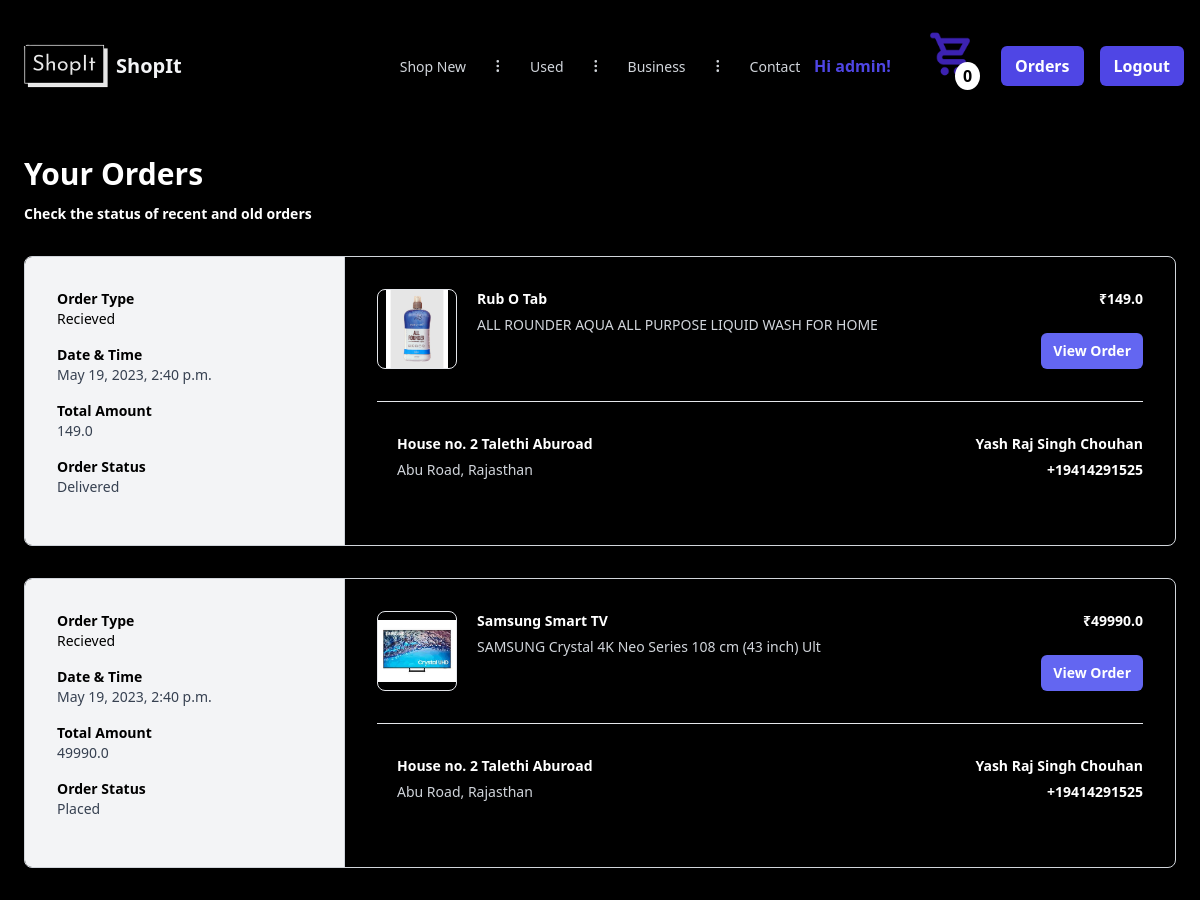
The page /orders/ (signed in, upper part) on the database as committed earlier.
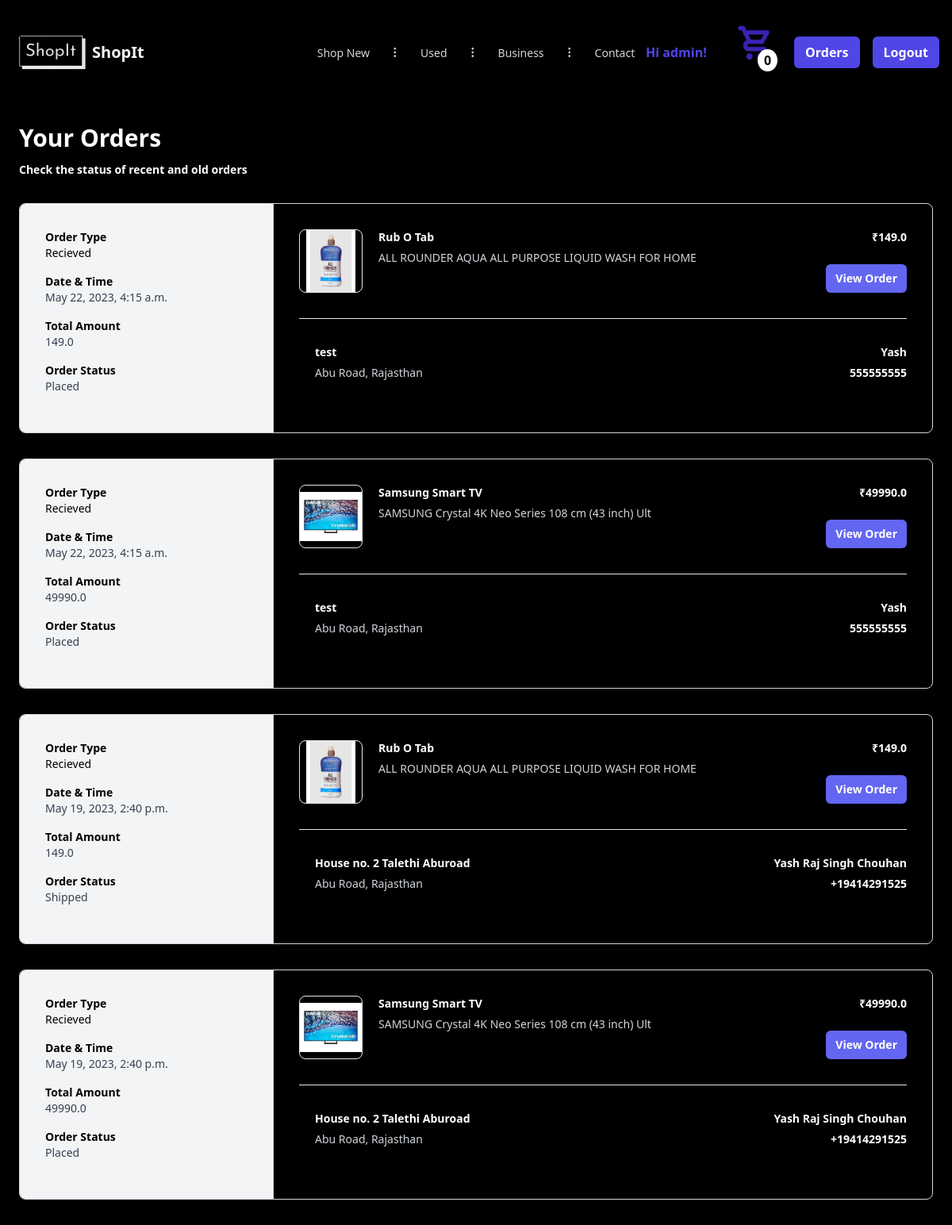
The same page on the database as committed later.
### ecom/models.py (models this page shows, shortened)
class Orders(models.Model):
    title = models.CharField(max_length=100)
    price = models.FloatField()
    dprice = models.FloatField(null=True,blank=True)
    description_short = models.CharField(max_length=50)
    image = models.ImageField(upload_to='media/Orders/', null=True, blank=True)
    state=models.CharField(max_length=20,default="")
    city=models.CharField(max_length=20,default="")
    user=models.ForeignKey( User ,on_delete=models.CASCADE)
    name=models.CharField(max_length=30,default="")
    phone=PhoneField(default=0)
    address=models.CharField(max_length=100,default="")
    pincode=models.IntegerField()
    timeplaced=models.DateTimeField(default=timezone.now())
    status=models.CharField(max_length=20, default=" ")

### ecom/views.py (the view)
# urls.py: path('orders/',views.orders,name='orders'),
@login_required
def orders(request):
    if request.user.username=="admin":
        admin=True
        orders=Orders.objects.order_by('-timeplaced')
    else:
        admin=False
        user=request.user
        orders=Orders.get_by_user(user).order_by('-timeplaced')
    return render(request,'ecom/orders.html',{'orders':orders,'admin':admin})

### ecom/context_processors.py (called while the page is built)
def cart_count(request):
    accountuser = request.user
    products = Cart.get_all_by_user(accountuser)
    count = products.count()
    return {'cart_count': count}

### ecom/models.py (called while the page is built)
    @staticmethod
    def get_all_by_user(accountuser):
        if accountuser:
            return Cart.objects.filter(user=accountuser)

### ecom/templates/ecom/orders.html (shortened to what the changed rows need)
<!DOCTYPE html>
<html lang="en">
<head>
</head>
{% extends 'ecom/base.html' %}
{% load static %}
{% block content %}
<body style="background-color: rgb(0, 0, 0);">
    <div class="mx-auto my-4 max-w-6xl px-2 md:my-6 md:px-0">
        <h2 class="text-3xl font-bold text-white">Your Orders</h2>
        {% for order in orders%}
        <div class="mt-8 flex flex-col overflow-hidden rounded-lg border border-gray-300 md:flex-row">
          <div class="w-full border-r border-gray-300 bg-gray-100 md:max-w-xs">
            <div class="p-8">
              <div class="grid grid-cols-2 sm:grid-cols-4 md:grid-cols-1">
                <div class="mb-4">
                  <div class="text-sm font-semibold">Order Type</div>
                  {% if admin %}
                  <div class="text-sm font-medium text-gray-350">Recieved</div>
                  {% else %}
                  <div class="text-sm font-medium text-gray-350">Placed</div>
                  {%endif%}
                </div>
                <div class="mb-4">
                  <div class="text-sm font-semibold">Date & Time</div>
                  <div class="text-sm font-medium text-gray-700">{{order.timeplaced}}</div>
                </div>
                <div class="mb-4">
                  <div class="text-sm font-semibold">Total Amount</div>
                  <div class="text-sm font-medium text-gray-700">{{ order.dprice }}</div>
                </div>
                <div class="mb-4">
                  <div class="text-sm font-semibold">Order Status</div>
                  <div class="text-sm font-medium text-gray-700">{{ order.status }}</div>
                </div>
              </div>
            </div>
          </div>
          <div class="flex-1">
            <div class="p-8">
              <ul class="-my-7 divide-y divide-gray-200">
                <li class="flex flex-col justify-between space-x-5 py-7 md:flex-row">
                  <div class="flex flex-1 items-stretch">
                    <div class="flex-shrink-0">
                      <img
                        class="h-20 w-20 rounded-lg border border-gray-200 object-contain"
                        src="{{order.image.url}}"
                      />
                    </div>
                    <div class="ml-5 flex flex-col justify-between">
                      <div class="flex-1">
                        <p class="text-sm font-bold text-white">
                          {{order.title}}
                        </p>
                        <p class="mt-1.5 text-sm font-medium text-gray-300">{{ order.description_short }}</p>
                      </div>
                    </div>
                  </div>
                  <div class="ml-auto flex flex-col items-end justify-between">
                    <p class="text-right text-sm font-bold text-white">₹{{order.dprice}}</p>
                    <a href="{% url 'orderdetail' order.id %}"><button
                  type="button"
                  class="rounded-md bg-indigo-500 px-3 py-2 text-sm font-semibold text-white shadow-sm hover:bg-black/80 focus-visible:outline focus-visible:outline-2 focus-visible:outline-offset-2 focus-visible:outline-white"
                >
                  View Order
                </button></a>
                  </div>
                </li>
              </ul>
              <hr class="my-8 border-t border-t-gray-200" />
              <ul class="-my-7 divide-y divide-gray-200">
                <li class="flex flex-col justify-between space-x-5 py-7 md:flex-row">
              <div class="flex flex-1 items-stretch">
                <div class="ml-5 flex flex-col justify-between">
                  <div class="flex-1">
                    <p class="text-sm font-bold text-white">
                      {{order.address| truncatechars:40}}
                    </p>
                    <p class="mt-1.5 text-sm font-medium text-gray-300">{{ order.city }}, {{order.state}}</p>
                  </div>
                </div>
              </div>
              <div class="ml-auto flex flex-col items-end justify-between">
                <p class="text-right text-sm font-bold text-white">{{order.name}}</p>
                <p class="text-right text-sm font-bold text-white">{{order.phone}}</p>
              </div>
            </li>
            </ul>
            </div>
          </div>
        </div>
        {%endfor%}
      </div>
    </body>
    </html>
{% endblock %}

Rows that differ between the two databases and show on the page:
added Orders: timeplaced "May 22, 2023, 4:15 a.m.", dprice "149.0", status "Placed", image (picture), title "Rub O Tab", description_short "ALL ROUNDER AQUA ALL PURPOSE LIQUID WASH FOR HOME", address "test", city "Abu Road", state "Rajasthan", name "Yash", phone "555555555"
added Orders: timeplaced "May 22, 2023, 4:15 a.m.", dprice "49990.0", status "Placed", image (picture), title "Samsung Smart TV", description_short "SAMSUNG Crystal 4K Neo Series 108 cm (43 inch) Ult", address "test", city "Abu Road", state "Rajasthan", name "Yash", phone "555555555"
changed Orders: status "Delivered" → "Shipped"
